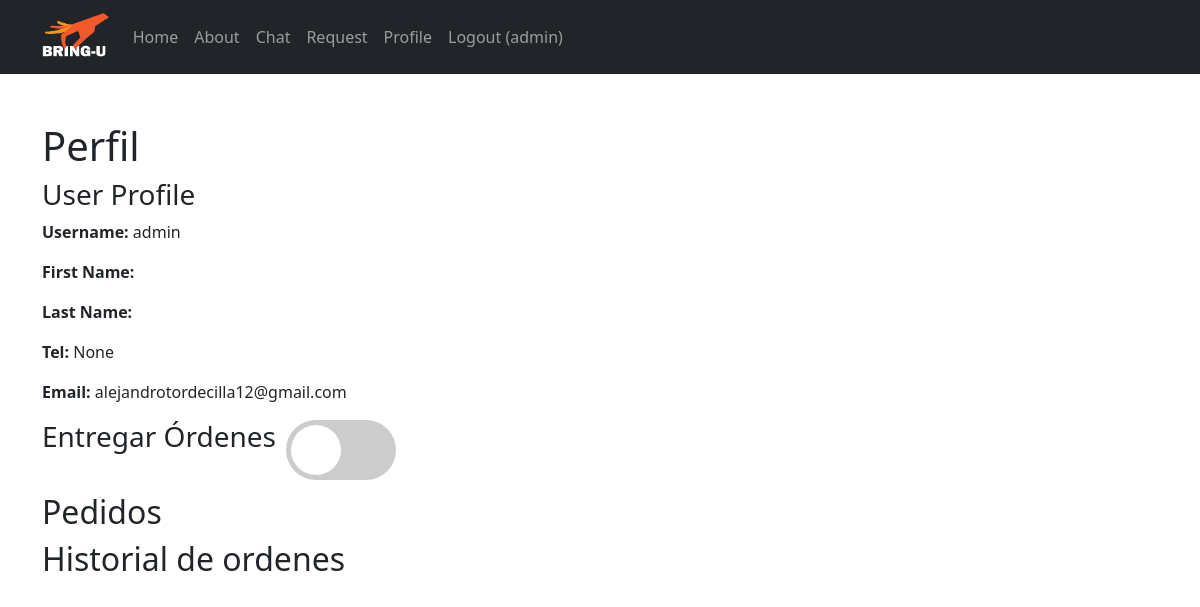
Page /profile (signed in) on the committed database.
### accounts/models.py (models this page shows)
class UserProfile(AbstractUser):
    id = models.AutoField(primary_key=True)
    is_service_prov = models.BooleanField(default=False)
    first_name = models.CharField(max_length=100)
    last_name = models.CharField(max_length=100)
    username = models.CharField(max_length=15, unique=True)
    tel = models.IntegerField(null=True)
    profile_pic = models.ImageField(upload_to=upload_to, blank=True, null=True)
    email = models.EmailField()
    pass

### bring_u/views.py (the view, shortened to what this page needs)
# urls.py: path('profile', bringuViews.profile),
@login_required
def profile(request):
    user = request.user
    user_profile = UserProfile.objects.get(username=user)
    is_delivering = UserProfile.objects.filter(username=user, is_service_prov=True).exists() if user.is_authenticated else False
    deliveries = Delivery.objects.filter(fk_id_delivery_man=user_profile.id)
    user_id = user.id
    user_requests = Request.objects.filter(fk_id_user=user.id)
    context = {
        'user': user,
        'orders': user_requests,
        'is_delivering': is_delivering,
        'deliveries':deliveries
    }
    print(request)
    return render(request, 'profile.html', context)

### bring_u/templates/profile.html (shortened to what this page needs)
{% extends "base.html" %}
{% block content %}
<div class="container mt-5">
    <h1>Perfil </h1>
    <h3>User Profile</h3>
    <p><strong>Username:</strong> {{ user.username }}</p>
    <p><strong>First Name:</strong> {{ user.first_name }}</p>
    <p><strong>Last Name:</strong> {{ user.last_name }}</p>
    <p><strong>Tel:</strong> {{ user.tel }}</p>
    <p><strong>Email:</strong> {{ user.email }}</p>
    <form method="POST" action="/profile" id="toggle-form">
        <div id="container">
            <h3 id="title">Entregar Órdenes</h3>
            <label id="switch" for="deliver-orders">
                <span id="slid"></span>
            </label>
        </div>
    </form>
    <h2>Pedidos</h2>
    <h2>Historial de ordenes</h2>
</div>
{% endblock %}

### bring_u/templates/base.html (shortened to what this page needs)
    <!DOCTYPE html>
    <html lang="en">
    <head>
        <link href="https://cdn.jsdelivr.net/npm/bootstrap@5.3.1/dist/css/bootstrap.min.css" rel="stylesheet">
    </head>
    <body>
        <header>
            <nav class="navbar navbar-expand-lg navbar-dark bg-dark">
            <div class="container d-flex">
                <a class="navbar-brand pr-4 logo" href="/"><img src="/media/logo.png" alt="" height="48px"></a>
                <div class="collapse navbar-collapse mr-auto" id="navbarNav">
                    <ul class="navbar-nav ml-auto">
                        <li class="nav-item mr-auto">
                            <a class="nav-link" href="/">Home</a>
                        </li>
                        <li class="nav-item">
                            <a class="nav-link" href="#">About</a>
                        </li>
                        <li class="nav-item">
                            <a class="nav-link" href="/chat">Chat</a>
                        </li>
                        <li class="nav-item">
                            <a class="nav-link" href="/request"> Request</a>
                        </li>
                        {% if user.is_authenticated %}
                            <li class="nav-item">
                                <a class="nav-link" href="/profile">Profile</a>
                            </li>
                        {% endif %}
                        <div class="navbar-nav ms-auto">
                                {% if user.is_authenticated %}
                                <a class="nav-link" href="{% url 'logoutaccount' %}">
                                    Logout ({{ user.username }})
                                </a>
                                {% else %}
                                <a class="nav-link" href="{% url 'loginaccount' %}">Login</a>
                                <a class="nav-link" href="{% url 'signup' %}">
                                    Sign Up
                                </a>
                                {% endif %}
                        </div>
                    </ul>
                </div>
            </div>
        </nav>
        </header>
        <main>
            {% block content %}
            {% endblock %}
            </main>
    </body>
</html>

### bring_u/templates/profile.html (style rules this page uses)
* { margin: 0; padding: 0; }
#container { display: flex; flex-direction: row; }
#title { margin-bottom: 40px; }
#switch { position: relative; display: inline-block; width: 110px; height: 60px; margin: 0 10px; }
#slid { position: absolute; cursor: pointer; top: 0; left: 0; right: 0; bottom: 0; background-color: #ccc; transition: .4s; border-radius: 34px; }
#slid:before { position: absolute; content: ""; height: 50px; width: 50px; left: 5px; bottom: 5px; background-color: white; transition: 0.4s; border-radius: 50px; }

### rows in the picture
UserProfile: username "admin", tel "None", email "alejandrotordecilla12@gmail.com"
